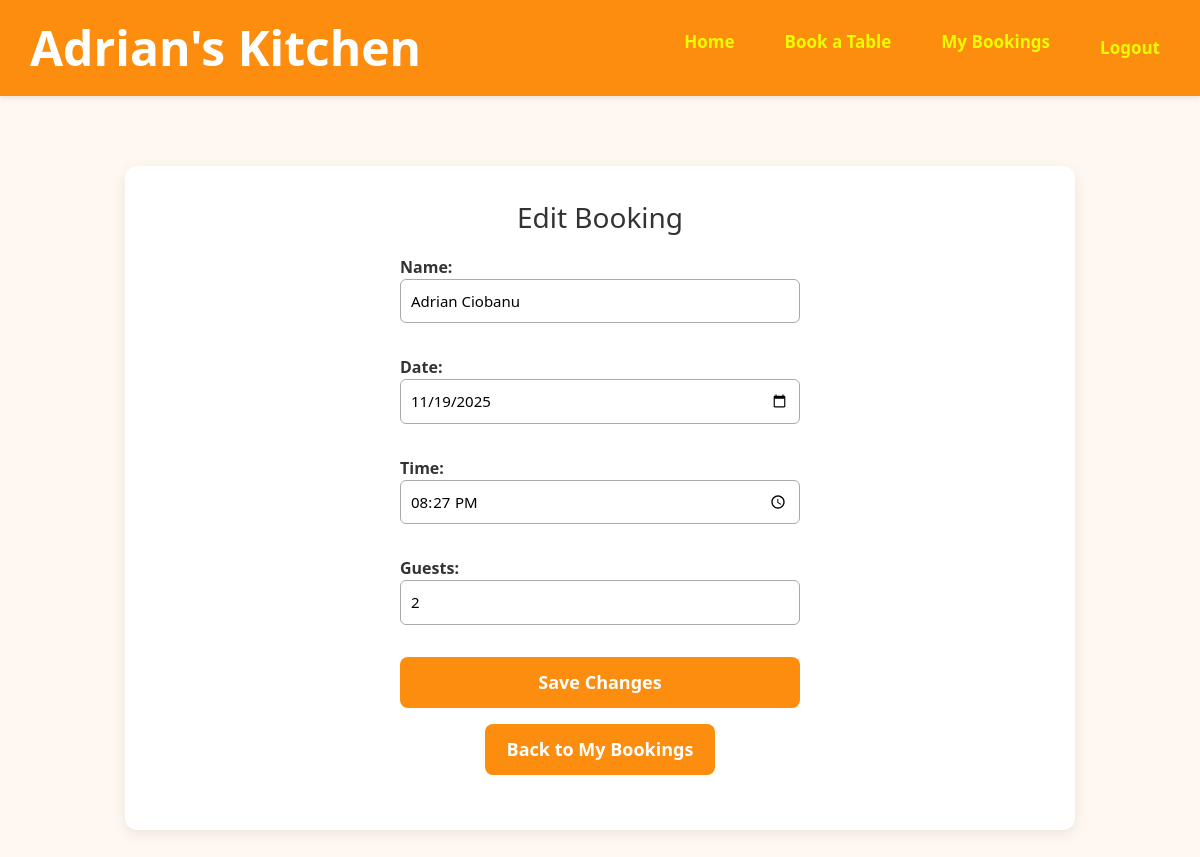
/edit/5/ (signed in), run on an earlier commit of the app's database.
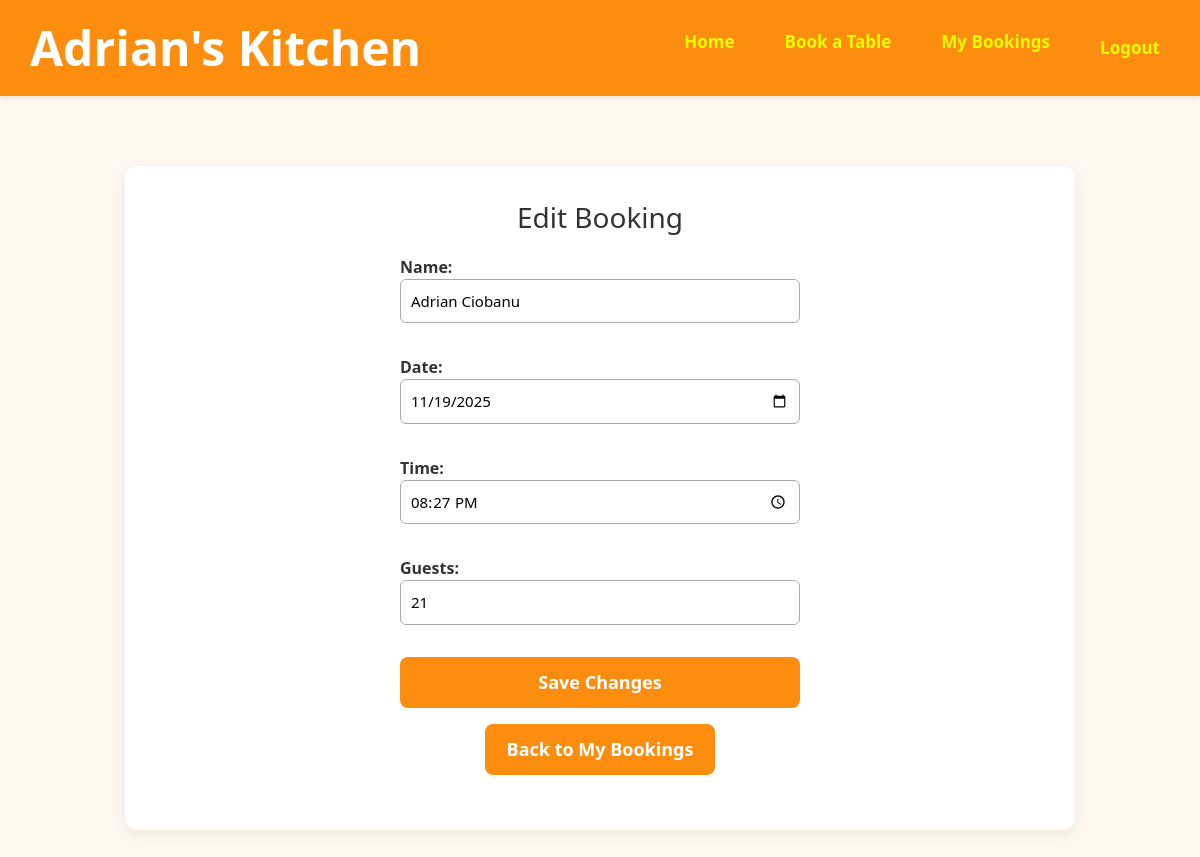
And on a later commit of the database.
### bookings/models.py (models this page shows, shortened)
class Booking(models.Model):
    user = models.ForeignKey(User, on_delete=models.CASCADE)
    name = models.CharField(max_length=100)
    date = models.DateField()
    time = models.TimeField()
    guests = models.IntegerField()

### bookings/views.py (the view)
# urls.py: path('edit/<int:booking_id>/', views.edit_booking, name="edit_booking"),
@login_required
def edit_booking(request, booking_id):
    booking = get_object_or_404(Booking, id=booking_id, user=request.user)
    if request.method == "POST":
        form = BookingForm(request.POST, instance=booking)
        if form.is_valid():
            form.save()
            messages.success(request, "Your booking has been updated successfully!")
            return redirect("view_bookings")
    else:
        form = BookingForm(instance=booking)
    return render(request, "bookings/edit_booking.html", {"form": form})

### bookings/forms.py
class BookingForm(forms.ModelForm):
    class Meta:
        model = Booking
        fields = ['name', 'date', 'time', 'guests']
        widgets = {
            'date': forms.DateInput(attrs={'type': 'date'}),
            'time': forms.TimeInput(attrs={'type': 'time'}),
        }

### bookings/templates/bookings/edit_booking.html (shortened to what this page needs)
{% extends "bookings/base.html" %}
{% block content %}
<h2 class="mb-3">Edit Booking</h2>
<form method="POST">
    {{ form.as_p }}
    <button type="submit" class="btn btn-primary w-100">Save Changes</button>
</form>
<p class="mt-3 text-center">
    <a href="{% url 'view_bookings' %}" class="btn btn-secondary">Back to My Bookings</a>
</p>
{% endblock %}

What changed in the data, as far as the page shows it:
changed Booking "Adrian Ciobanu": guests "2" → "21"
